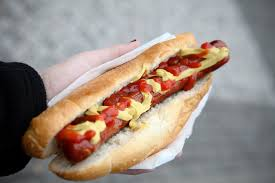
#> input picture Code/UdemyDeepCV/code/23. DeepDream & Neural Style Transfers/sample.jpg, 275 x 183 px, given in place of the camera
$ jupyter execute 'Test - Imports Keras, OpenCV and tests webcam.ipynb'
#> lines starting #> are read from the running program, lines starting #| are printed output that depends on the picture; after the words box and inside, x2 and y2 are one past the last pixel; in counts of white or black regions, pixels touching at a corner belong together
#> further down, frame is the input picture: shape (183, 275, 3); mean B, G, R 131, 140.7, 154.6
[cell 1]
import cv2
import numpy as np

# Our sketch generating function
def sketch(image):
    # Convert image to grayscale
    img_gray = cv2.cvtColor(image, cv2.COLOR_BGR2GRAY)
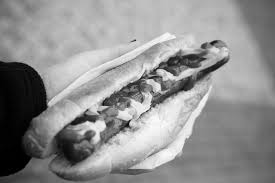
#> img_gray: shape (183, 275); min 0, max 253, mean 143.9

    # Clean up image using Guassian Blur
    img_gray_blur = cv2.GaussianBlur(img_gray, (5,5), 0)
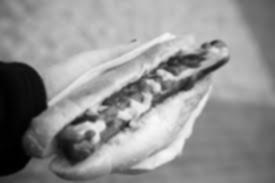
#> img_gray_blur: shape (183, 275); min 0, max 248, mean 143.9

    # Extract edges
    canny_edges = cv2.Canny(img_gray_blur, 10, 70)
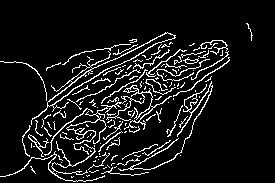
#> canny_edges: shape (183, 275); 9% white in thin lines or dots, all inside (x1, y1, x2, y2) = (0, 23, 253, 182)

    # Do an invert binarize the image
    ret, mask = cv2.threshold(canny_edges, 70, 255, cv2.THRESH_BINARY_INV)
    return mask


# Initialize webcam, cap is the object provided by VideoCapture
# It contains a boolean indicating if it was sucessful (ret)
# It also contains the images collected from the webcam (frame)
cap = cv2.VideoCapture(0)

while True:
    ret, frame = cap.read()
    cv2.imshow('Our Live Sketcher', sketch(frame))
    if cv2.waitKey(1) == 13: #13 is the Enter Key
#> (key Esc is pressed here)
        break

# Release camera and close windows
cap.release()
cv2.destroyAllWindows()

$ run again, on Code/UdemyDeepCV/code/23. DeepDream & Neural Style Transfers/Rajeev.jpeg
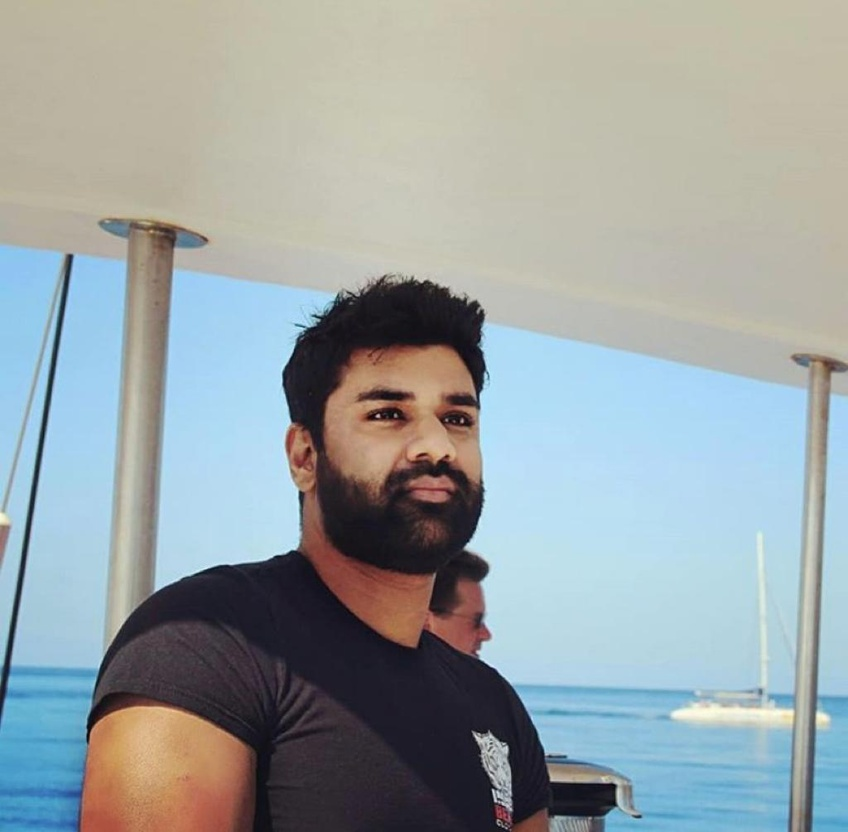
#> input picture Code/UdemyDeepCV/code/23. DeepDream & Neural Style Transfers/Rajeev.jpeg, 848 x 832 px, shrunk from 1024 x 1004 before the run, given in place of the camera
#> frame is the input picture: shape (832, 848, 3); mean B, G, R 164.5, 163, 153.8
#> in sketch, `img_gray = cv2.cvtColor(image, cv2.COLOR_BGR2GRAY)`:
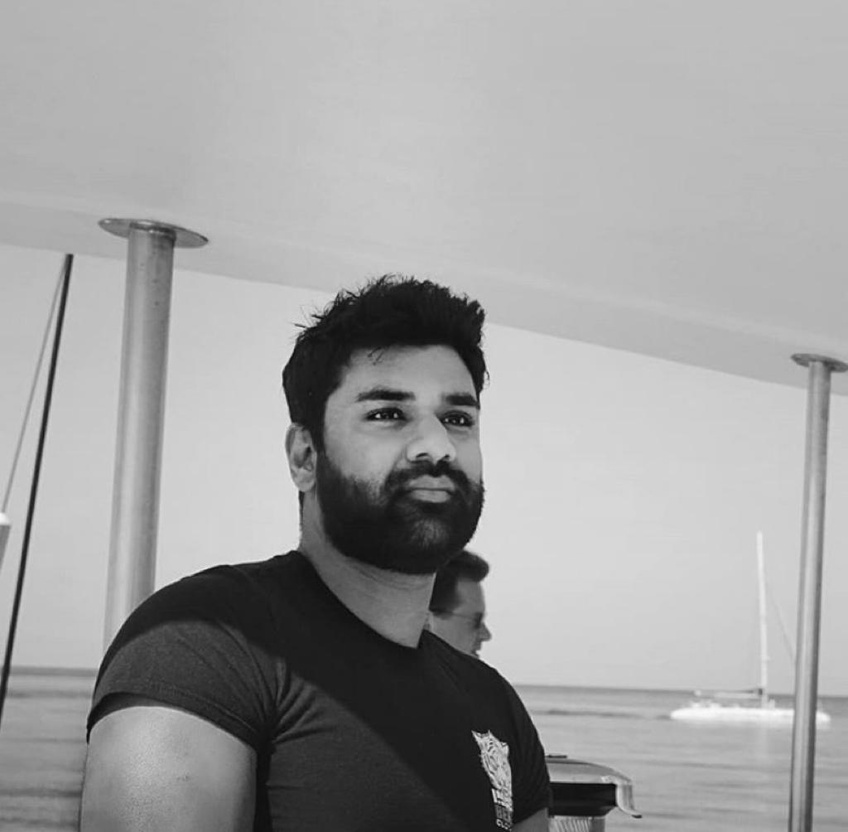
#> img_gray: shape (832, 848); min 2, max 251, mean 160.4
#> in sketch, `canny_edges = cv2.Canny(img_gray_blur, 10, 70)`:
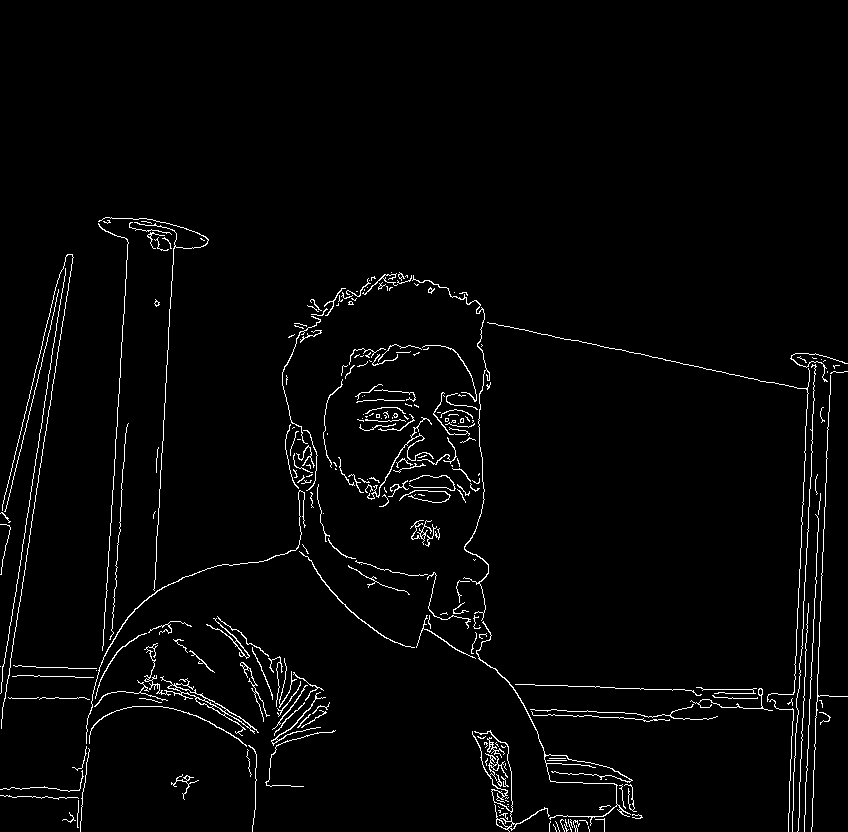
#> canny_edges: shape (832, 848); 2.5% white in thin lines or dots, all inside (x1, y1, x2, y2) = (0, 217, 848, 832)
